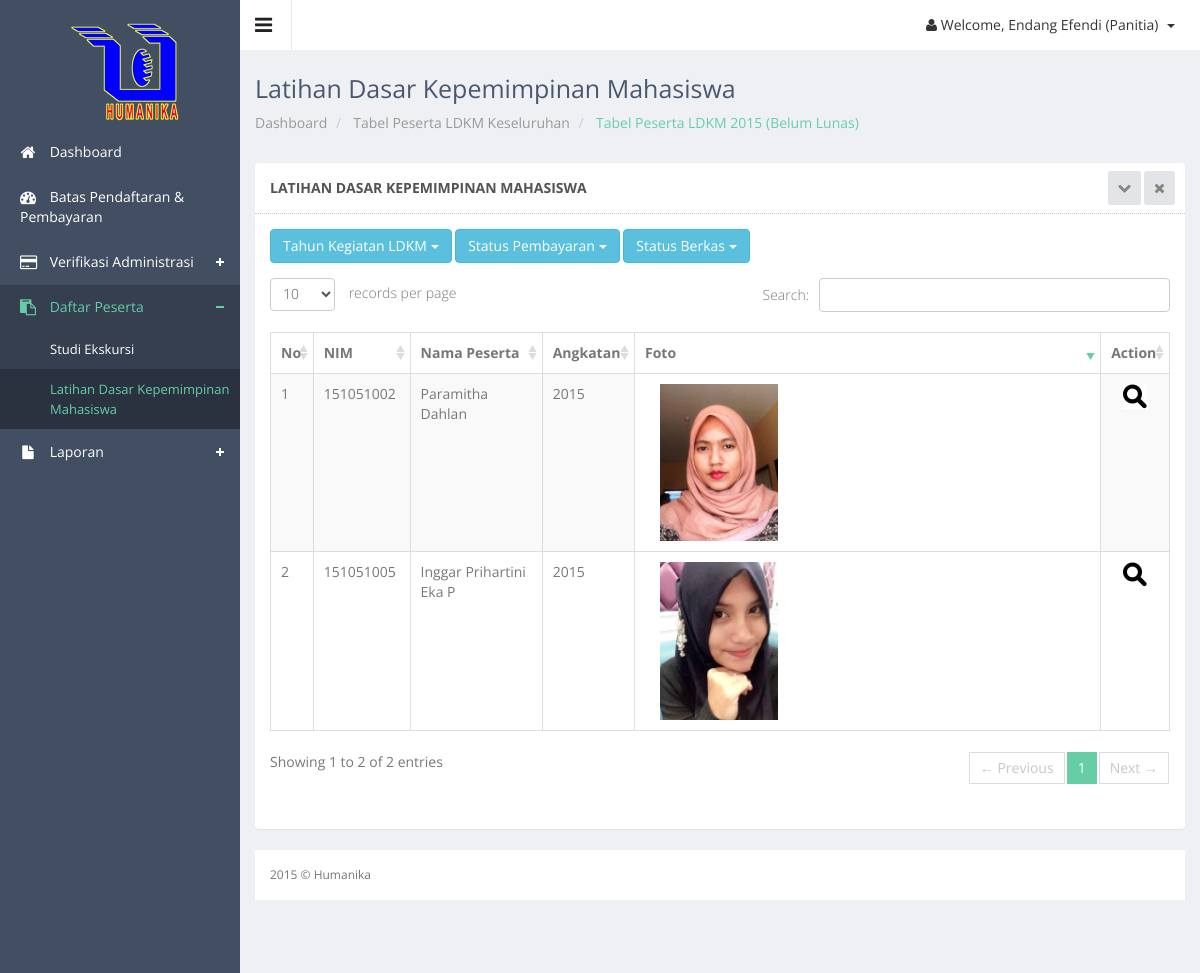
The app's page /panitia/ldkm_data_stat_thn.php?stat=Belum Lunas&tahun=2015 (signed in) with its own data.
### tables this page shows
CREATE TABLE IF NOT EXISTS `peserta` (
  `id_peserta` int(11) NOT NULL,
  `id_detail` int(11) NOT NULL,
  `nim` char(9) NOT NULL,
  `ukuran_kaos` varchar(2) NOT NULL,
  `penyakit_bawaan` text NOT NULL,
  `notelp` varchar(12) NOT NULL,
  `alamat` text NOT NULL,
  `ktm` varchar(50) NOT NULL,
  `nama_ktm` varchar(50) NOT NULL,
  `size_ktm` varchar(10) NOT NULL,
  `type_ktm` varchar(50) NOT NULL,
  `krs` varchar(50) NOT NULL,
  `nama_krs` varchar(50) NOT NULL,
  `size_krs` varchar(10) NOT NULL,
  `type_krs` varchar(50) NOT NULL,
  `foto` varchar(50) NOT NULL,
  `nama_foto` varchar(50) NOT NULL,
  `size_foto` varchar(10) NOT NULL,
  `type_foto` varchar(50) NOT NULL,
  `password` varchar(20) NOT NULL,
  `status_bayar` enum('Belum Lunas','Lunas') NOT NULL,
  `status_berkas` enum('Unvalid','Valid') NOT NULL,
  `keterangan` varchar(50) NOT NULL,
  `tgl_pendaftaran` date NOT NULL,
  PRIMARY KEY (`id_peserta`),
  KEY `id_detail` (`id_detail`),
  KEY `id_detail_2` (`id_detail`),
  KEY `nim` (`nim`)
);

CREATE TABLE IF NOT EXISTS `mahasiswa` (
  `nim` char(9) NOT NULL,
  `nama_mhs` varchar(50) NOT NULL,
  `alamat_asal` varchar(100) NOT NULL,
  `alamat_jogja` varchar(100) NOT NULL,
  `jk` varchar(1) NOT NULL,
  `email` varchar(50) NOT NULL,
  `no_telp` varchar(12) NOT NULL,
  `jurusan` varchar(20) NOT NULL,
  `tempat_lahir` varchar(50) NOT NULL,
  `tgl_lahir` date NOT NULL,
  `asal_sekolah` varchar(50) NOT NULL,
  `agama` varchar(50) NOT NULL,
  `goldar` varchar(2) NOT NULL,
  `angkatan` varchar(4) NOT NULL,
  PRIMARY KEY (`nim`)
);

### controller/koneksi.php (called while the page is built, shortened)
<?php
class Database {
    private static $dbName = 'humanika' ;
    private static $dbHost = 'localhost' ;
    private static $dbUsername = 'root';
    private static $dbUserPassword = 'rizalex';
    private static $con = null;
    public static function connect() {
        if ( null == self::$con ) {
            try {
                self::$con =  new PDO( "mysql:host=".self::$dbHost.";"."dbname=".self::$dbName,
                        self::$dbUsername, self::$dbUserPassword);
            }
            catch(PDOException $e) {
                die($e->getMessage());
            }
        }
        return self::$con;
    }
}
?>

### controller/peserta-control.php (called while the page is built, shortened)
<?php
include_once 'koneksi.php';
class PesertaController {
    private $koneksi;
    public function __construct() {
        $this->koneksi = Database::connect();
    }
	public function DaftarLDKMStatusTahun($kode, $stat) {
        try {
            $sst = $this->koneksi->prepare("SELECT * FROM peserta join mahasiswa using(nim) natural join keg_jenis_detail natural join keg_jenis where ket='LDKM' && tahun='$kode' && status_bayar='$stat' ");
            $sst->execute();
            return $r = $sst->fetchAll(PDO::FETCH_OBJ);
            $this->koneksi = Database::disconnect();
        } catch (PDOException $exc) {
            echo $exc->getMessage();
        }
    }
}
?>

### panitia/ldkm_data_stat_thn.php (the view, shortened to what this page needs)
<?php
$thn=$_GET['tahun'];
$stat=$_GET['stat'];
?>
<!DOCTYPE html>
<html lang="en">
<head>
  <link href="../js/advanced-datatable/css/demo_page.css" rel="stylesheet" />
  <link href="../js/advanced-datatable/css/demo_table.css" rel="stylesheet" />
  <link rel="stylesheet" href="../js/data-tables/DT_bootstrap.css" />
  <link href="../css/style.css" rel="stylesheet">
  <link href="../css/style-responsive.css" rel="stylesheet">
</head>
<body class="sticky-header">
<section>
<div class="left-side sticky-left-side">
        <div class="logo">
            <a href="index.php"><img src="../images/logohm.png" alt=""></a>
        </div>
        <div class="left-side-inner">
            <ul class="nav nav-pills nav-stacked custom-nav">
                <li ><a href="index.php"><i class="fa fa-home"></i> <span>Dashboard</span></a></li>
				<li><a href="batas_pendaftaran.php"><i class="fa fa-dashboard"></i> <span>Batas Pendaftaran & Pembayaran</span></a></li>
				<li class="menu-list"><a href="#"><i class="fa fa-credit-card"></i> <span>Verifikasi Administrasi</span></a>
				</li>
				<li class="menu-list nav-active"><a href="#"><i class="fa fa-clipboard"></i> <span>Daftar Peserta</span></a>
					<ul class="sub-menu-list">
						<li><a href="se_data.php"> Studi Ekskursi</a></li>
						<li class="active"><a href="ldkm_data.php"> Latihan Dasar Kepemimpinan Mahasiswa</a></li>
					</ul>
				</li>
				<li class="menu-list"><a href="#"><i class="fa fa-file"></i> <span>Laporan</span></a>
				</li>
            </ul>
        </div>
    </div>
    <div class="main-content" >
        <div class="header-section">
        <a class="toggle-btn"><i class="fa fa-bars"></i></a>
        <div class="menu-right">
            <ul class="notification-menu">
                <li>
                    <a href="#" class="btn btn-default dropdown-toggle" data-toggle="dropdown">
                        <i class="fa fa-user"></i>
                        Welcome, <?php
                            if(($_SESSION['lvl_user']==2)) {
                                echo $_SESSION['nm_usr_panitia'];
                            }
                            ?> (Panitia)
                        <span class="caret"></span>
                    </a>
                </li>
            </ul>
        </div>
        </div>
        <div class="page-heading">
            <h3>
               Latihan Dasar Kepemimpinan Mahasiswa
            </h3>
            <ul class="breadcrumb">
                <li>
                    <a href="index.php"> Dashboard</a>
                </li>
				 <li>
                    <a href="ldkm_data.php"> Tabel Peserta LDKM Keseluruhan</a>
                </li>
                <li class="active"> Tabel Peserta LDKM <?php echo "$thn";?> (<?php echo "$stat";?>)</li>
            </ul>
        </div>
        <div class="wrapper">
        <div class="row">
        <div class="col-sm-12">
        <section class="panel">
        <header class="panel-heading">
            Latihan Dasar Kepemimpinan Mahasiswa
            <span class="tools pull-right">
                <a href="javascript:;" class="fa fa-chevron-down"></a>
                <a href="javascript:;" class="fa fa-times"></a>
             </span>
        </header>
        <div class="panel-body">
		<div class="btn-group">
            <button data-toggle="dropdown" class="btn btn-info dropdown-toggle" type="button">Tahun Kegiatan LDKM <span class="caret"></span></button>
        </div>
		<div class="btn-group">
            <button data-toggle="dropdown" class="btn btn-info dropdown-toggle" type="button">Status Pembayaran <span class="caret"></span></button>
        </div>
		<div class="btn-group">
            <button data-toggle="dropdown" class="btn btn-info dropdown-toggle" type="button">Status Berkas <span class="caret"></span></button>
        </div>
        <div class="adv-table">
        <table  class="display table table-bordered table-striped" id="dynamic-table">
        <thead>
        <tr>
            <th>No</th>
            <th>NIM</th>
			<th>Nama Peserta</th>
			<th>Angkatan</th>
			<th>Foto</th>
            <th class="center hidden-phone">Action</th>
        </tr>
        </thead>
		<?php
			include_once '../controller/peserta-control.php';
			$client = new PesertaController();
			$hasil = $client->DaftarLDKMStatusTahun($thn, $stat);
			$no=1;
		?>
        <tbody>
		 <?php
        foreach($hasil as $dat){
        echo "
        <tr class='gradeX'>
            <td>".$no++."</td>
			<td>$dat->nim</td>
			<td>$dat->nama_mhs</td>
			<td>$dat->angkatan</td>
			<td><div class='col-md-4'><div class='blog-img-sm'><img src='../file/peserta/foto/$dat->nama_foto' title='$dat->nama_foto'></div></div></td>
            <td class='center hidden-phone'>
				<a href='ldkm_peserta_detail.php?id=$dat->id_peserta'><img src='../images/detail.gif' ></a></td>
        </tr>";
		}?>
        </tbody>
        </table>
        </div>
        </div>
        </section>
        </div>
        </div>
        <footer>
            2015 &copy; Humanika
        </footer>
    </div>
</section>
</body>
</html>

### js/advanced-datatable/css/demo_table.css (style rules this page uses)
table.display { margin: 0 auto; clear: both; width: 100%; }
table.display thead th { padding: 3px 18px 3px 10px; border-bottom: 1px solid black; font-weight: bold; cursor: pointer; * cursor: hand; }
table.display td { padding: 3px 10px; }
table.display td.center { text-align: center; }
.sorting_desc { background: url('../images/sort_desc.png') no-repeat center right; }
.sorting { background: url('../images/sort_both.png') no-repeat center right; }
table.display tr.odd.gradeX { background-color: #ffdddd; }
table.display tr.even.gradeX { background-color: #ffeeee; }
tr.odd { background-color: #E2E4FF; }
tr.even { background-color: white; }
tr.odd td.sorting_1 { background-color: #D3D6FF; }
tr.even td.sorting_1 { background-color: #EAEBFF; }
tr.odd.gradeX td.sorting_1 { background-color: #ffc4c4; }
tr.even.gradeX td.sorting_1 { background-color: #ffd5d5; }
table.display tr.gradeX { background-color: #ffdddd; }

### records on screen
peserta: nim "151051002", nim.nama_mhs "Paramitha Dahlan", nim.angkatan "2015", nama_foto (picture)
peserta: nim "151051005", nim.nama_mhs "Inggar Prihartini Eka P", nim.angkatan "2015", nama_foto (picture)

### other values on screen
$_SESSION['nm_usr_panitia'] "Endang Efendi"
$thn "2015"
$stat "Belum Lunas"
